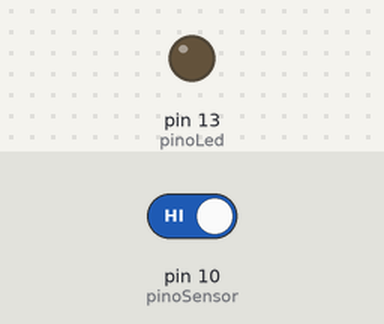
The sketch below on a simulated Arduino Uno, built with avr-gcc and run on an emulated ATmega328P. Parts: output pins drawn as LEDs (lit = HIGH). The test bench sets the inputs (shaded band); at power-on: pin 10 (pinoSensor) HIGH.

Above: at 1.2 s.
1.3 s: pin 10 (pinoSensor) driven LOW
At 1.7 s:
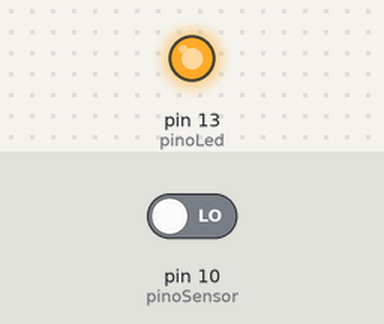
2.8 s: pin 10 (pinoSensor) driven HIGH
At 4.1 s:
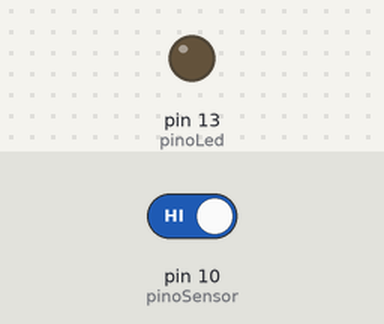
Timing chart, 0 to 5.8 s (numbered marks = the images above; inputs shaded):
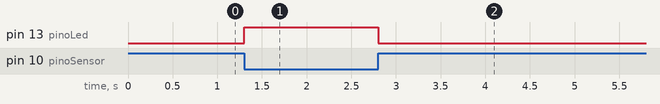

The sketch:

_10-08.ino
```cpp
int pinoSensor = 10;
int pinoLed = 13;

void setup()
{
  pinMode(pinoSensor,INPUT);
  pinMode(pinoLed,OUTPUT);
}

void loop()
{
  if(digitalRead(pinoSensor)==0)
  {
    digitalWrite(pinoLed, HIGH);
  }
  else{ digitalWrite(pinoLed,LOW); }

}
```

Measured:
- after the input at 1.3 s, pin 13 (pinoLed): LOW → HIGH at once
- after the input at 2.8 s, pin 13 (pinoLed): HIGH → LOW at once
